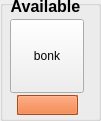
      <widget class="QGroupBox" name="groupBox_5">
       <property name="geometry">
        <rect>
         <x>0</x>
         <y>20</y>
         <width>101</width>
         <height>121</height>
        </rect>
       </property>
       <property name="title">
        <string/>
       </property>
       <property name="flat">
        <bool>true</bool>
       </property>
       <widget class="QLabel" name="label_34">
        <property name="geometry">
         <rect>
          <x>10</x>
          <y>0</y>
          <width>71</width>
          <height>16</height>
         </rect>
        </property>
        <property name="sizePolicy">
         <sizepolicy hsizetype="Maximum" vsizetype="Preferred">
          <horstretch>0</horstretch>
          <verstretch>0</verstretch>
         </sizepolicy>
        </property>
        <property name="font">
         <font>
          <family>Helvetica Neue</family>
          <pointsize>12</pointsize>
          <weight>75</weight>
          <bold>true</bold>
         </font>
        </property>
        <property name="text">
         <string>Available</string>
        </property>
        <property name="alignment">
         <set>Qt::AlignBottom|Qt::AlignHCenter</set>
        </property>
       </widget>
       <widget class="QToolButton" name="toolButton_10">
        <property name="geometry">
         <rect>
          <x>10</x>
          <y>19</y>
          <width>74</width>
          <height>74</height>
         </rect>
        </property>
        <property name="autoFillBackground">
         <bool>true</bool>
        </property>
        <property name="text">
         <string>bonk</string>
        </property>
        <property name="icon">
         <iconset resource="myresources.qrc">
          <normaloff>:/images/demo-light-off.png</normaloff>:/images/demo-light-off.png</iconset>
        </property>
        <property name="iconSize">
         <size>
          <width>64</width>
          <height>64</height>
         </size>
        </property>
       </widget>
       <widget class="QToolButton" name="buttonBusyColorSpot_3">
        <property name="geometry">
         <rect>
          <x>17</x>
          <y>95</y>
          <width>61</width>
          <height>20</height>
         </rect>
        </property>
        <property name="sizePolicy">
         <sizepolicy hsizetype="Maximum" vsizetype="Fixed">
          <horstretch>0</horstretch>
          <verstretch>0</verstretch>
         </sizepolicy>
        </property>
        <property name="minimumSize">
         <size>
          <width>50</width>
          <height>20</height>
         </size>
        </property>
        <property name="palette">
         <palette>
          <active>
           <colorrole role="WindowText">
            <brush brushstyle="SolidPattern">
             <color alpha="255">
              <red>0</red>
              <green>0</green>
              <blue>0</blue>
             </color>
            </brush>
           </colorrole>
           <colorrole role="Button">
            <brush brushstyle="SolidPattern">
             <color alpha="255">
              <red>232</red>
              <green>105</green>
              <blue>38</blue>
             </color>
            </brush>
           </colorrole>
           <colorrole role="Light">
            <brush brushstyle="SolidPattern">
             <color alpha="255">
              <red>255</red>
              <green>176</green>
              <blue>135</blue>
             </color>
            </brush>
           </colorrole>
           <colorrole role="Midlight">
            <brush brushstyle="SolidPattern">
             <color alpha="255">
              <red>243</red>
              <green>140</green>
              <blue>86</blue>
             </color>
            </brush>
           </colorrole>
           <colorrole role="Dark">
            <brush brushstyle="SolidPattern">
             <color alpha="255">
              <red>116</red>
              <green>52</green>
              <blue>19</blue>
             </color>
            </brush>
           </colorrole>
           <colorrole role="Mid">
            <brush brushstyle="SolidPattern">
             <color alpha="255">
              <red>155</red>
              <green>70</green>
              <blue>25</blue>
             </color>
            </brush>
           </colorrole>
           <colorrole role="Text">
            <brush brushstyle="SolidPattern">
             <color alpha="255">
              <red>0</red>
              <green>0</green>
              <blue>0</blue>
             </color>
            </brush>
           </colorrole>
           <colorrole role="BrightText">
            <brush brushstyle="SolidPattern">
             <color alpha="255">
              <red>255</red>
              <green>255</green>
              <blue>255</blue>
             </color>
            </brush>
           </colorrole>
           <colorrole role="ButtonText">
            <brush brushstyle="SolidPattern">
             <color alpha="255">
              <red>0</red>
              <green>0</green>
              <blue>0</blue>
             </color>
            </brush>
           </colorrole>
           <colorrole role="Base">
            <brush brushstyle="SolidPattern">
             <color alpha="255">
              <red>255</red>
              <green>255</green>
              <blue>255</blue>
             </color>
            </brush>
           </colorrole>
           <colorrole role="Window">
            <brush brushstyle="SolidPattern">
             <color alpha="255">
              <red>232</red>
              <green>105</green>
              <blue>38</blue>
             </color>
            </brush>
           </colorrole>
           <colorrole role="Shadow">
            <brush brushstyle="SolidPattern">
             <color alpha="255">
              <red>0</red>
              <green>0</green>
              <blue>0</blue>
             </color>
            </brush>
           </colorrole>
           <colorrole role="AlternateBase">
            <brush brushstyle="SolidPattern">
             <color alpha="255">
              <red>243</red>
              <green>180</green>
              <blue>146</blue>
             </color>
            </brush>
           </colorrole>
           <colorrole role="ToolTipBase">
            <brush brushstyle="SolidPattern">
             <color alpha="255">
              <red>255</red>
              <green>255</green>
              <blue>220</blue>
             </color>
            </brush>
           </colorrole>
           <colorrole role="ToolTipText">
            <brush brushstyle="SolidPattern">
             <color alpha="255">
              <red>0</red>
              <green>0</green>
              <blue>0</blue>
             </color>
            </brush>
           </colorrole>
          </active>
          <inactive>
           <colorrole role="WindowText">
            <brush brushstyle="SolidPattern">
             <color alpha="255">
              <red>0</red>
              <green>0</green>
              <blue>0</blue>
             </color>
            </brush>
           </colorrole>
           <colorrole role="Button">
            <brush brushstyle="SolidPattern">
             <color alpha="255">
              <red>232</red>
              <green>105</green>
              <blue>38</blue>
             </color>
            </brush>
           </colorrole>
           <colorrole role="Light">
            <brush brushstyle="SolidPattern">
             <color alpha="255">
              <red>255</red>
              <green>176</green>
              <blue>135</blue>
             </color>
            </brush>
           </colorrole>
           <colorrole role="Midlight">
            <brush brushstyle="SolidPattern">
             <color alpha="255">
              <red>243</red>
              <green>140</green>
              <blue>86</blue>
             </color>
            </brush>
           </colorrole>
           <colorrole role="Dark">
            <brush brushstyle="SolidPattern">
             <color alpha="255">
              <red>116</red>
              <green>52</green>
              <blue>19</blue>
             </color>
            </brush>
           </colorrole>
           <colorrole role="Mid">
            <brush brushstyle="SolidPattern">
             <color alpha="255">
              <red>155</red>
              <green>70</green>
              <blue>25</blue>
             </color>
            </brush>
           </colorrole>
           <colorrole role="Text">
            <brush brushstyle="SolidPattern">
             <color alpha="255">
              <red>0</red>
              <green>0</green>
              <blue>0</blue>
             </color>
            </brush>
           </colorrole>
           <colorrole role="BrightText">
            <brush brushstyle="SolidPattern">
             <color alpha="255">
              <red>255</red>
              <green>255</green>
              <blue>255</blue>
             </color>
            </brush>
           </colorrole>
           <colorrole role="ButtonText">
            <brush brushstyle="SolidPattern">
             <color alpha="255">
              <red>0</red>
              <green>0</green>
              <blue>0</blue>
             </color>
            </brush>
           </colorrole>
           <colorrole role="Base">
            <brush brushstyle="SolidPattern">
             <color alpha="255">
              <red>255</red>
              <green>255</green>
              <blue>255</blue>
             </color>
            </brush>
           </colorrole>
           <colorrole role="Window">
            <brush brushstyle="SolidPattern">
             <color alpha="255">
              <red>232</red>
              <green>105</green>
              <blue>38</blue>
             </color>
            </brush>
           </colorrole>
           <colorrole role="Shadow">
            <brush brushstyle="SolidPattern">
             <color alpha="255">
              <red>0</red>
              <green>0</green>
              <blue>0</blue>
             </color>
            </brush>
           </colorrole>
           <colorrole role="AlternateBase">
            <brush brushstyle="SolidPattern">
             <color alpha="255">
              <red>243</red>
              <green>180</green>
              <blue>146</blue>
             </color>
            </brush>
           </colorrole>
           <colorrole role="ToolTipBase">
            <brush brushstyle="SolidPattern">
             <color alpha="255">
              <red>255</red>
              <green>255</green>
              <blue>220</blue>
             </color>
            </brush>
           </colorrole>
           <colorrole role="ToolTipText">
            <brush brushstyle="SolidPattern">
             <color alpha="255">
              <red>0</red>
              <green>0</green>
              <blue>0</blue>
             </color>
            </brush>
           </colorrole>
          </inactive>
          <disabled>
           <colorrole role="WindowText">
            <brush brushstyle="SolidPattern">
             <color alpha="255">
              <red>116</red>
              <green>52</green>
              <blue>19</blue>
             </color>
            </brush>
           </colorrole>
           <colorrole role="Button">
            <brush brushstyle="SolidPattern">
             <color alpha="255">
              <red>232</red>
              <green>105</green>
              <blue>38</blue>
             </color>
            </brush>
           </colorrole>
           <colorrole role="Light">
            <brush brushstyle="SolidPattern">
             <color alpha="255">
              <red>255</red>
              <green>176</green>
              <blue>135</blue>
             </color>
            </brush>
           </colorrole>
           <colorrole role="Midlight">
            <brush brushstyle="SolidPattern">
             <color alpha="255">
              <red>243</red>
              <green>140</green>
              <blue>86</blue>
             </color>
            </brush>
           </colorrole>
           <colorrole role="Dark">
            <brush brushstyle="SolidPattern">
             <color alpha="255">
              <red>116</red>
              <green>52</green>
              <blue>19</blue>
             </color>
            </brush>
           </colorrole>
           <colorrole role="Mid">
            <brush brushstyle="SolidPattern">
             <color alpha="255">
              <red>155</red>
              <green>70</green>
              <blue>25</blue>
             </color>
            </brush>
           </colorrole>
           <colorrole role="Text">
            <brush brushstyle="SolidPattern">
             <color alpha="255">
              <red>116</red>
              <green>52</green>
              <blue>19</blue>
             </color>
            </brush>
           </colorrole>
           <colorrole role="BrightText">
            <brush brushstyle="SolidPattern">
             <color alpha="255">
              <red>255</red>
              <green>255</green>
              <blue>255</blue>
             </color>
            </brush>
           </colorrole>
           <colorrole role="ButtonText">
            <brush brushstyle="SolidPattern">
             <color alpha="255">
              <red>116</red>
              <green>52</green>
              <blue>19</blue>
             </color>
            </brush>
           </colorrole>
           <colorrole role="Base">
            <brush brushstyle="SolidPattern">
             <color alpha="255">
              <red>232</red>
              <green>105</green>
              <blue>38</blue>
             </color>
            </brush>
           </colorrole>
           <colorrole role="Window">
            <brush brushstyle="SolidPattern">
             <color alpha="255">
              <red>232</red>
              <green>105</green>
              <blue>38</blue>
             </color>
            </brush>
           </colorrole>
           <colorrole role="Shadow">
            <brush brushstyle="SolidPattern">
             <color alpha="255">
              <red>0</red>
              <green>0</green>
              <blue>0</blue>
             </color>
            </brush>
           </colorrole>
           <colorrole role="AlternateBase">
            <brush brushstyle="SolidPattern">
             <color alpha="255">
              <red>232</red>
              <green>105</green>
              <blue>38</blue>
             </color>
            </brush>
           </colorrole>
           <colorrole role="ToolTipBase">
            <brush brushstyle="SolidPattern">
             <color alpha="255">
              <red>255</red>
              <green>255</green>
              <blue>220</blue>
             </color>
            </brush>
           </colorrole>
           <colorrole role="ToolTipText">
            <brush brushstyle="SolidPattern">
             <color alpha="255">
              <red>0</red>
              <green>0</green>
              <blue>0</blue>
             </color>
            </brush>
           </colorrole>
          </disabled>
         </palette>
        </property>
        <property name="autoFillBackground">
         <bool>true</bool>
        </property>
        <property name="text">
         <string/>
        </property>
        <property name="popupMode">
         <enum>QToolButton::InstantPopup</enum>
        </property>
        <property name="autoRaise">
         <bool>false</bool>
        </property>
       </widget>
       <zorder>label_34</zorder>
       <zorder>toolButton_10</zorder>
       <zorder>buttonBusyColorSpot_3</zorder>
       <zorder>label_34</zorder>
       <zorder>toolButton_10</zorder>
       <zorder>buttonBusyColorSpot_3</zorder>
      </widget>
